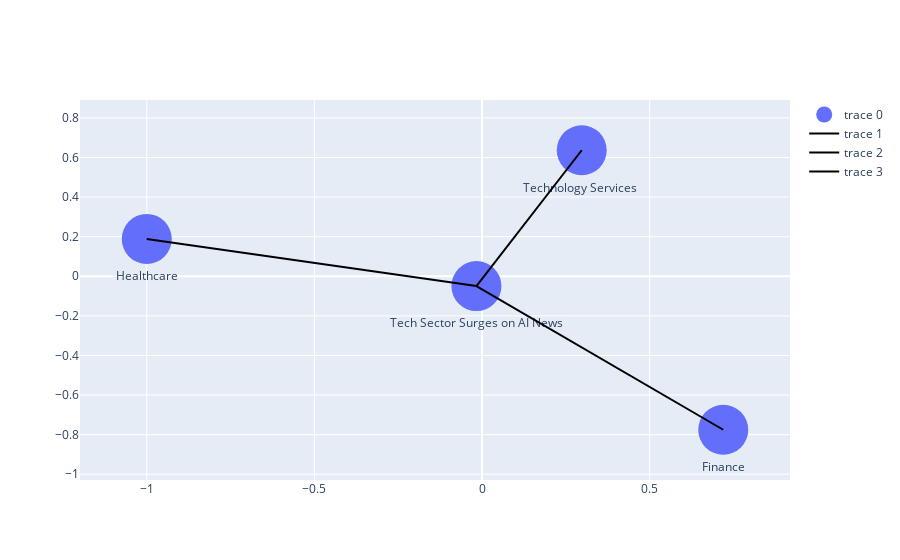

The notebook cell this image was saved under:
### Code cell
import networkx as nx
import plotly.graph_objects as go
import numpy as np

# Sample Data
news_headline = "Tech Sector Surges on AI News"
sectors = ["Technology Services ", "Finance", "Healthcare"]

# Create NetworkX graph
G = nx.DiGraph()  # Use DiGraph for directed edges

# Add news headline as the central node
G.add_node(news_headline)

# Add sectors and connect to the news headline
for sector in sectors:
    G.add_node(sector)
    G.add_edge(news_headline, sector)

# Get positions using a layout algorithm
pos = nx.spring_layout(G)  # You can explore other layouts too

# Convert NetworkX positions for Plotly 
plotly_pos = {node: np.array(pos[node]) for node in G.nodes()}

# Create Plotly figure
fig = go.Figure()

# Add nodes
fig.add_trace(go.Scatter(x=[pos[0] for pos in plotly_pos.values()], 
                         y=[pos[1] for pos in plotly_pos.values()],
                         mode='markers+text',
                         text=list(G.nodes()),
                         textposition='bottom center',
                         marker=dict(size=50,
                                    )))

# Add edges
for edge in G.edges:
    x0, y0 = plotly_pos[edge[0]]
    x1, y1 = plotly_pos[edge[1]]
    fig.add_trace(go.Scatter(x=[x0, x1], y=[y0, y1],
                             mode='lines',
                             line=dict(color='black', width=2),
                             hoverinfo='none')) 




fig.show()

### Figure 1 — Plotly figure (JSON) as saved in the notebook; plotly's stock layout.template omitted (floating-point values rounded to 4 significant figures)
{"data": [{"marker": {"size": 50}, "mode": "markers+text", "text": ["Tech Sector Surges on AI News", "Technology Services ", "Finance", "Healthcare"], "textposition": "bottom center", "type": "scatter", "x": [-0.01674, 0.2973, 0.7194, -1], "y": [-0.04964, 0.6366, -0.7754, 0.1884]}, {"hoverinfo": "none", "line": {"color": "black", "width": 2}, "mode": "lines", "type": "scatter", "x": [-0.01674, 0.2973], "y": [-0.04964, 0.6366]}, {"hoverinfo": "none", "line": {"color": "black", "width": 2}, "mode": "lines", "type": "scatter", "x": [-0.01674, 0.7194], "y": [-0.04964, -0.7754]}, {"hoverinfo": "none", "line": {"color": "black", "width": 2}, "mode": "lines", "type": "scatter", "x": [-0.01674, -1], "y": [-0.04964, 0.1884]}], "layout": {}}
